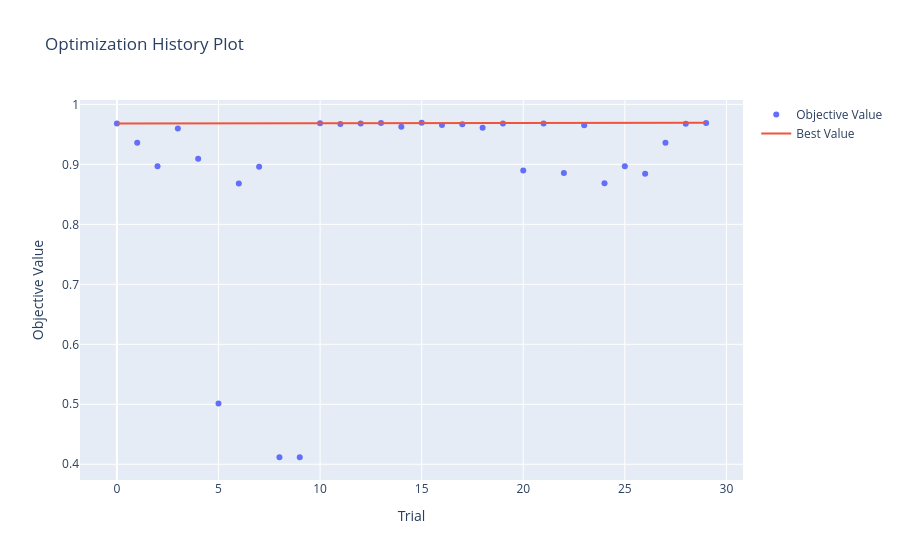

The code cell stored with this chart in its notebook:
### Markdown cell above
### 1. Historial de Optimización

El siguiente gráfico interactivo muestra cómo Optuna fue "aprendiendo" a maximizar nuestro F1-Score a lo largo de 30 intentos (*trials*).

**Análisis de los resultados:**
* Al principio (puntos azules dispersos en los primeros intentos), el rendimiento fluctuaba violentamente, llegando a caer a 0.41 con algunas configuraciones subóptimas.
* Sin embargo, gracias al algoritmo bayesiano, Optuna rápidamente aprendió de esos errores. A partir del intento 10, la línea roja (el récord histórico) se estabiliza por encima de 0.96.
* Finalmente, Optuna encontró su techo de rendimiento (0.9694) demostrando que logró converger rápidamente hacia la mejor configuración posible sin necesidad de cientos de iteraciones.

### Code cell
# Generamos el gráfico interactivo del historial de aprendizaje
plot_optimization_history(study)

### Figure 1 — Plotly figure (JSON) as saved in the notebook; plotly's stock layout.template omitted (floating-point values rounded to 4 significant figures)
{"data": [{"mode": "markers", "name": "Objective Value", "type": "scatter", "x": [0, 1, 2, 3, 4, 5, 6, 7, 8, 9, 10, 11, 12, 13, 14, 15, 16, 17, 18, 19, 20, 21, 22, 23, 24, 25, 26, 27, 28, 29], "y": [0.9682, 0.936, 0.8967, 0.9598, 0.9092, 0.5012, 0.8682, 0.896, 0.4117, 0.4117, 0.9688, 0.9675, 0.9681, 0.9689, 0.9628, 0.9694, 0.9657, 0.967, 0.9611, 0.9683, 0.8897, 0.9683, 0.8857, 0.9652, 0.8687, 0.8969, 0.8844, 0.936, 0.9676, 0.9689]}, {"mode": "lines", "name": "Best Value", "type": "scatter", "x": [0, 1, 2, 3, 4, 5, 6, 7, 8, 9, 10, 11, 12, 13, 14, 15, 16, 17, 18, 19, 20, 21, 22, 23, 24, 25, 26, 27, 28, 29], "y": [0.9682, 0.9682, 0.9682, 0.9682, 0.9682, 0.9682, 0.9682, 0.9682, 0.9682, 0.9682, 0.9688, 0.9688, 0.9688, 0.9689, 0.9689, 0.9694, 0.9694, 0.9694, 0.9694, 0.9694, 0.9694, 0.9694, 0.9694, 0.9694, 0.9694, 0.9694, 0.9694, 0.9694, 0.9694, 0.9694]}, {"marker": {"color": "#cccccc"}, "mode": "markers", "name": "Infeasible Trial", "showlegend": false, "type": "scatter", "x": [], "y": []}], "layout": {"title": {"text": "Optimization History Plot"}, "xaxis": {"title": {"text": "Trial"}}, "yaxis": {"title": {"text": "Objective Value"}}}}
